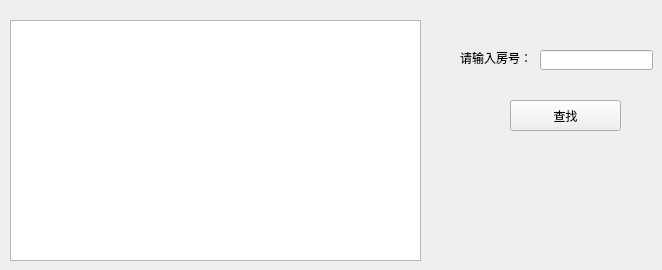
          <widget class="QWidget" name="tabWidget_5Page2_2">
           <attribute name="title">
            <string>正入住客户按房号查询</string>
           </attribute>
           <widget class="QTextBrowser" name="textBrowser">
            <property name="geometry">
             <rect>
              <x>10</x>
              <y>20</y>
              <width>411</width>
              <height>241</height>
             </rect>
            </property>
           </widget>
           <widget class="QLabel" name="label_64">
            <property name="geometry">
             <rect>
              <x>460</x>
              <y>50</y>
              <width>81</width>
              <height>16</height>
             </rect>
            </property>
            <property name="text">
             <string>请输入房号：</string>
            </property>
           </widget>
           <widget class="QLineEdit" name="lineEdit_4">
            <property name="geometry">
             <rect>
              <x>540</x>
              <y>50</y>
              <width>113</width>
              <height>20</height>
             </rect>
            </property>
           </widget>
           <widget class="QPushButton" name="pushButton_3">
            <property name="geometry">
             <rect>
              <x>510</x>
              <y>100</y>
              <width>111</width>
              <height>31</height>
             </rect>
            </property>
            <property name="text">
             <string>查找</string>
            </property>
           </widget>
          </widget>
